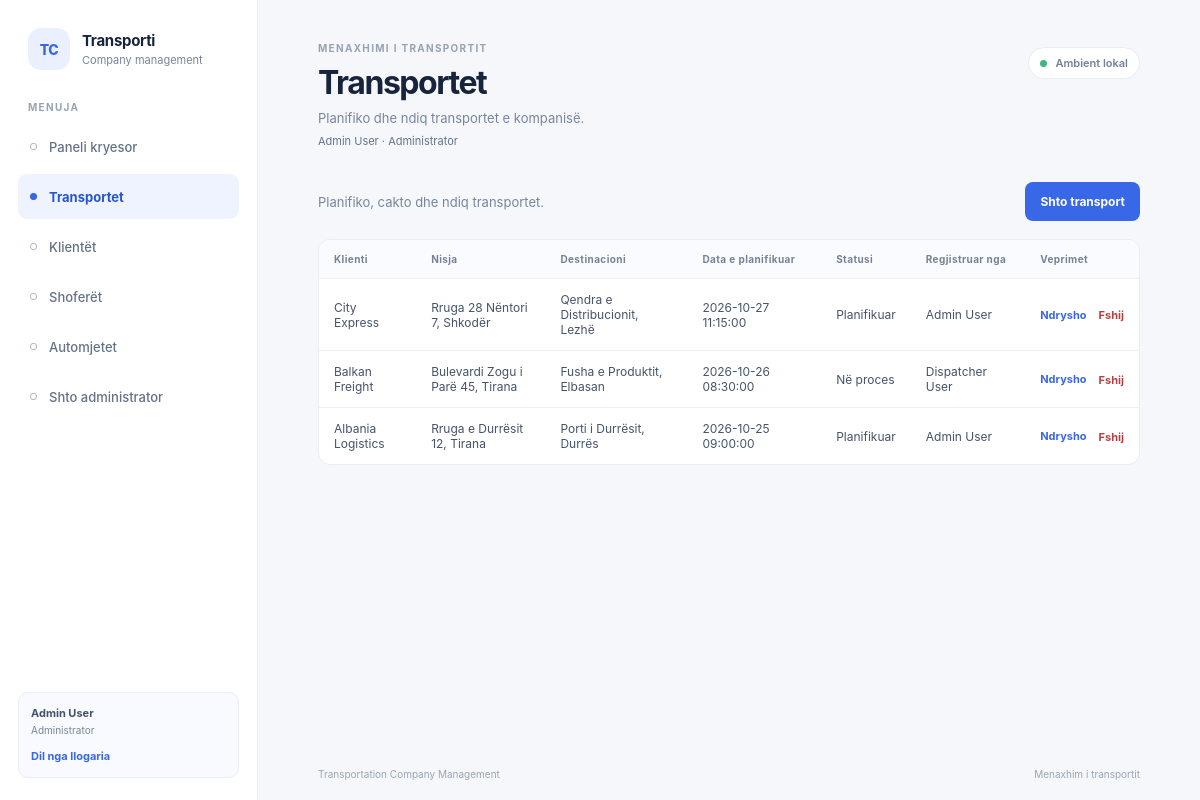
The app's page /?page=transports (signed in) with its own data.
### tables this page shows
CREATE TABLE users (
    id INT UNSIGNED NOT NULL AUTO_INCREMENT,
    full_name VARCHAR(150) NOT NULL,
    email VARCHAR(150) NOT NULL,
    password_hash VARCHAR(255) NOT NULL,
    role ENUM('ADMIN', 'DISPATCHER') NOT NULL,
    is_active TINYINT(1) NOT NULL DEFAULT 1,
    email_verified_at DATETIME NULL DEFAULT NULL,
    created_at DATETIME NOT NULL DEFAULT CURRENT_TIMESTAMP,
    PRIMARY KEY (id),
    UNIQUE KEY uq_users_email (email)
);

CREATE TABLE transports (
    id INT UNSIGNED NOT NULL AUTO_INCREMENT,
    customer_id INT UNSIGNED NOT NULL,
    driver_id INT UNSIGNED NULL,
    vehicle_id INT UNSIGNED NULL,
    created_by INT UNSIGNED NOT NULL,
    pickup_address VARCHAR(255) NOT NULL,
    destination_address VARCHAR(255) NOT NULL,
    cargo_description TEXT NOT NULL,
    scheduled_date DATETIME NOT NULL,
    status ENUM('PLANNED', 'IN_PROGRESS', 'COMPLETED', 'CANCELLED') NOT NULL DEFAULT 'PLANNED',
    created_at DATETIME NOT NULL DEFAULT CURRENT_TIMESTAMP,
    updated_at DATETIME NULL DEFAULT NULL ON UPDATE CURRENT_TIMESTAMP,
    PRIMARY KEY (id),
    KEY idx_transports_customer_id (customer_id),
    KEY idx_transports_driver_id (driver_id),
    KEY idx_transports_vehicle_id (vehicle_id),
    KEY idx_transports_created_by (created_by),
    KEY idx_transports_status (status),
    KEY idx_transports_scheduled_date (scheduled_date),
    CONSTRAINT fk_transports_customer
        FOREIGN KEY (customer_id) REFERENCES customers(id)
        ON DELETE RESTRICT ON UPDATE CASCADE,
    CONSTRAINT fk_transports_driver
        FOREIGN KEY (driver_id) REFERENCES drivers(id)
        ON DELETE SET NULL ON UPDATE CASCADE,
    CONSTRAINT fk_transports_vehicle
        FOREIGN KEY (vehicle_id) REFERENCES vehicles(id)
        ON DELETE SET NULL ON UPDATE CASCADE,
    CONSTRAINT fk_transports_created_by
        FOREIGN KEY (created_by) REFERENCES users(id)
        ON DELETE RESTRICT ON UPDATE CASCADE
);

CREATE TABLE customers (
    id INT UNSIGNED NOT NULL AUTO_INCREMENT,
    company_name VARCHAR(150) NOT NULL,
    contact_person VARCHAR(150) NOT NULL,
    phone VARCHAR(30) NOT NULL,
    email VARCHAR(150) NOT NULL,
    address VARCHAR(255) NOT NULL,
    created_at DATETIME NOT NULL DEFAULT CURRENT_TIMESTAMP,
    PRIMARY KEY (id),
    UNIQUE KEY uq_customers_email (email),
    KEY idx_customers_company_name (company_name)
);

### src/Views/pages/module.php (the view, shortened to what the rows shown need)
<?php
$module = $moduleData['module'];
$formAction = $moduleData['action'];
$escape = static fn (mixed $value): string => htmlspecialchars((string) $value, ENT_QUOTES, 'UTF-8');
?>
<?php if ($formAction === 'create' || $formAction === 'edit'): ?>
    <form class="record-form" method="post" action="?page=<?= urlencode($pageKey) ?>">
        <input type="hidden" name="csrf_token" value="<?= $escape($moduleData['csrfToken']) ?>">
        <input type="hidden" name="action" value="<?= $formAction === 'create' ? 'create' : 'update' ?>">
        <?php if ($formAction === 'edit'): ?>
            <input type="hidden" name="id" value="<?= (int) $moduleData['id'] ?>">
        <?php endif; ?>
        <div class="form-grid">
            <?php foreach ($module['fields'] as $name => $field): ?>
                <?php
                $value = $moduleData['values'][$name] ?? '';
                $fieldId = 'field-' . $name;
                ?>
                <div class="form-field<?= $field['type'] === 'textarea' ? ' form-field-wide' : '' ?>">
                    <label for="<?= $escape($fieldId) ?>">
                        <?= $escape($field['label']) ?>
                        <?php if ($field['required']): ?><span aria-hidden="true">*</span><?php endif; ?>
                    </label>
                    <?php if ($field['type'] === 'select'): ?>
                        <select id="<?= $escape($fieldId) ?>" name="<?= $escape($name) ?>" <?= $field['required'] ? 'required' : '' ?>>
                            <?php if (!$field['required']): ?>
                                <option value="">Pa caktuar</option>
                            <?php else: ?>
                                <option value="">Zgjidh...</option>
                            <?php endif; ?>
                            <?php foreach ($moduleData['options'][$name] ?? [] as $option): ?>
                                <option value="<?= $escape($option['value']) ?>" <?= (string) $value === $option['value'] ? 'selected' : '' ?>>
                                    <?= $escape($option['label']) ?>
                                </option>
                            <?php endforeach; ?>
                        </select>
                    <?php elseif ($field['type'] === 'textarea'): ?>
                        <textarea id="<?= $escape($fieldId) ?>" name="<?= $escape($name) ?>" rows="4" <?= $field['required'] ? 'required' : '' ?>><?= $escape($value) ?></textarea>
                    <?php else: ?>
                        <input
                            id="<?= $escape($fieldId) ?>"
                            name="<?= $escape($name) ?>"
                            type="<?= $escape($field['type']) ?>"
                            value="<?= $escape($value) ?>"
                            <?= isset($field['max']) ? 'maxlength="' . (int) $field['max'] . '"' : '' ?>
                            <?= isset($field['min']) ? 'min="' . (int) $field['min'] . '"' : '' ?>
                            <?= $field['type'] === 'number' ? 'step="1"' : '' ?>
                            <?= $field['required'] ? 'required' : '' ?>
                        >
                    <?php endif; ?>
                </div>
            <?php endforeach; ?>
        </div>
        <div class="form-actions">
            <a class="button button-secondary" href="?page=<?= urlencode($pageKey) ?>">Anulo</a>
            <button class="button button-primary" type="submit"><?= $formAction === 'create' ? 'Ruaj regjistrin' : 'Ruaj ndryshimet' ?></button>
        </div>
    </form>
<?php else: ?>
    <div class="table-card">
        <?php if ($moduleData['rows'] === []): ?>
            <div class="empty-state">
                <strong>Nuk ka ende të dhëna</strong>
                <p>Shto regjistrin e parë për modulin <?= $escape(mb_strtolower($module['title'])) ?>.</p>
            </div>
        <?php else: ?>
            <div class="table-scroll">
                <table>
                    <thead>
                        <tr>
                            <?php foreach ($module['columns'] as $label): ?>
                                <th scope="col"><?= $escape($label) ?></th>
                            <?php endforeach; ?>
                            <?php if ($moduleData['canManage']): ?>
                                <th scope="col">Veprimet</th>
                            <?php endif; ?>
                        </tr>
                    </thead>
                    <tbody>
                        <?php foreach ($moduleData['rows'] as $row): ?>
                            <tr>
                                <?php foreach ($module['columns'] as $column => $label): ?>
                                    <td><?= $escape($row[$column] ?? '') ?></td>
                                <?php endforeach; ?>
                                <?php if ($moduleData['canManage']): ?>
                                <td>
                                    <div class="row-actions">
                                        <a class="text-action" href="?page=<?= urlencode($pageKey) ?>&amp;action=edit&amp;id=<?= (int) $row['id'] ?>">Ndrysho</a>
                                        <form method="post" action="?page=<?= urlencode($pageKey) ?>" onsubmit="return confirm('Je i sigurt që dëshiron ta fshish këtë regjistër?')">
                                            <button class="text-action text-action-danger" type="submit">Fshij</button>
                                        </form>
                                    </div>
                                </td>
                                <?php endif; ?>
                            </tr>
                        <?php endforeach; ?>
                    </tbody>
                </table>
            </div>
        <?php endif; ?>
    </div>
<?php endif; ?>

### src/Views/layout.php (shortened to what the rows shown need)
<!doctype html>
<html lang="sq">
<head>
    <link rel="stylesheet" href="assets/app.css">
</head>
<body>
    <div class="app-shell">
        <aside class="sidebar" aria-label="Navigimi kryesor">
            <?php require __DIR__ . '/components/navigation.php'; ?>
        </aside>
        <main class="main-content">
            <header class="page-header">
                <div>
                    <p class="eyebrow">MENAXHIMI I TRANSPORTIT</p>
                    <h1><?= htmlspecialchars($page['title'], ENT_QUOTES, 'UTF-8') ?></h1>
                    <p class="page-description"><?= htmlspecialchars($page['description'], ENT_QUOTES, 'UTF-8') ?></p>
                    <?php if ($user !== null): ?>
                        <p class="signed-in-user">
                            <?= htmlspecialchars($user['full_name'], ENT_QUOTES, 'UTF-8') ?>
                            · <?= $user['role'] === 'ADMIN' ? 'Administrator' : 'Dispeçer' ?>
                        </p>
                    <?php endif; ?>
                </div>
            </header>
            <section class="page-content" aria-labelledby="page-content-heading">
                <?php if ($databaseError === null && ($moduleData !== null || in_array($pageKey, ['dashboard', 'not_found', 'add-admin'], true))): ?>
                    <?php require $viewFile; ?>
                <?php endif; ?>
            </section>
        </main>
    </div>
</body>
</html>

### src/Views/components/navigation.php (shortened to what the rows shown need)
<div class="sidebar-note">
    <div class="session-user">
        <strong><?= htmlspecialchars($user['full_name'], ENT_QUOTES, 'UTF-8') ?></strong>
        <span><?= $user['role'] === 'ADMIN' ? 'Administrator' : 'Dispeçer' ?></span>
        <form method="post" action="?page=logout">
            <button type="submit">Dil nga llogaria</button>
        </form>
    </div>
</div>

### records on screen
users: full_name "Admin User"
transports: customer.company_name "City Express", pickup_address "Rruga 28 Nëntori 7, Shkodër", destination_address "Qendra e Distribucionit, Lezhë", scheduled_date "2026-10-27 11:15:00", column "Planifikuar", created_by.full_name "Admin User"
transports: customer.company_name "Balkan Freight", pickup_address "Bulevardi Zogu i Parë 45, Tirana", destination_address "Fusha e Produktit, Elbasan", scheduled_date "2026-10-26 08:30:00", column "Në proces", created_by.full_name "Dispatcher User"
transports: customer.company_name "Albania Logistics", pickup_address "Rruga e Durrësit 12, Tirana", destination_address "Porti i Durrësit, Durrës", scheduled_date "2026-10-25 09:00:00", column "Planifikuar", created_by.full_name "Admin User"

### other values on screen
$label "Paneli kryesor"
$label "Transportet"
$label "Klientët"
$label "Shoferët"
$label "Automjetet"
$page['title'] "Transportet"
$page['description'] "Planifiko dhe ndiq transportet e kompanisë."
$escape($module['description']) "Planifiko, cakto dhe ndiq transportet."
$escape($module['singular']) "transport"
$escape($label) "Klienti"
$escape($label) "Nisja"
$escape($label) "Destinacioni"
$escape($label) "Data e planifikuar"
$escape($label) "Statusi"
$escape($label) "Regjistruar nga"
